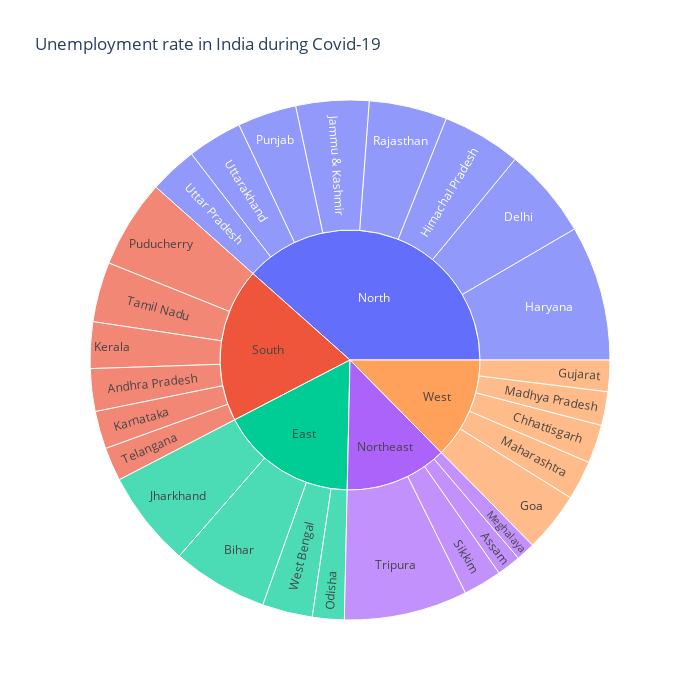

The notebook cell this image was saved under:
### Code cell
unemployment_data = a[["States","Region","Estimated Unemployment Rate"]]
figure = px.sunburst(unemployment_data,path=["Region","States"],
                    values="Estimated Unemployment Rate",
                    width=700,height=700,
                    title="Unemployment rate in India during Covid-19")
figure.show()

### Figure 1 — Plotly figure (JSON) as saved in the notebook; plotly's stock layout.template omitted (floating-point values rounded to 4 significant figures)
{"data": [{"branchvalues": "total", "domain": {"x": [0, 1], "y": [0, 1]}, "hovertemplate": "labels=%{label}<br>Estimated Unemployment Rate=%{value}<br>parent=%{parent}<br>id=%{id}<extra></extra>", "ids": ["South/Andhra Pradesh", "Northeast/Assam", "East/Bihar", "West/Chhattisgarh", "North/Delhi", "West/Goa", "West/Gujarat", "North/Haryana", "North/Himachal Pradesh", "North/Jammu & Kashmir", "East/Jharkhand", "South/Karnataka", "South/Kerala", "West/Madhya Pradesh", "West/Maharashtra", "Northeast/Meghalaya", "East/Odisha", "South/Puducherry", "North/Punjab", "North/Rajasthan", "Northeast/Sikkim", "South/Tamil Nadu", "South/Telangana", "Northeast/Tripura", "North/Uttar Pradesh", "North/Uttarakhand", "East/West Bengal", "East", "North", "Northeast", "South", "West"], "labels": ["Andhra Pradesh", "Assam", "Bihar", "Chhattisgarh", "Delhi", "Goa", "Gujarat", "Haryana", "Himachal Pradesh", "Jammu & Kashmir", "Jharkhand", "Karnataka", "Kerala", "Madhya Pradesh", "Maharashtra", "Meghalaya", "Odisha", "Puducherry", "Punjab", "Rajasthan", "Sikkim", "Tamil Nadu", "Telangana", "Tripura", "Uttar Pradesh", "Uttarakhand", "West Bengal", "East", "North", "Northeast", "South", "West"], "name": "", "parents": ["South", "Northeast", "East", "West", "North", "West", "West", "North", "North", "North", "East", "South", "South", "West", "West", "Northeast", "East", "South", "North", "North", "Northeast", "South", "South", "Northeast", "North", "North", "East", "", "", "", "", ""], "type": "sunburst", "values": [86.64, 48.56, 194.7, 78.19, 184.1, 121.7, 63.76, 274.8, 160.7, 148.3, 195.4, 76.68, 94.34, 68.54, 79.79, 38.66, 64.62, 179.4, 119.8, 158.7, 78.34, 121.9, 68.33, 250.6, 97.37, 111.6, 101.9, 556.6, 1255.0, 416.1, 627.3, 411.9]}], "layout": {"height": 700, "legend": {"tracegroupgap": 0}, "title": {"text": "Unemployment rate in India during Covid-19"}, "width": 700}}
